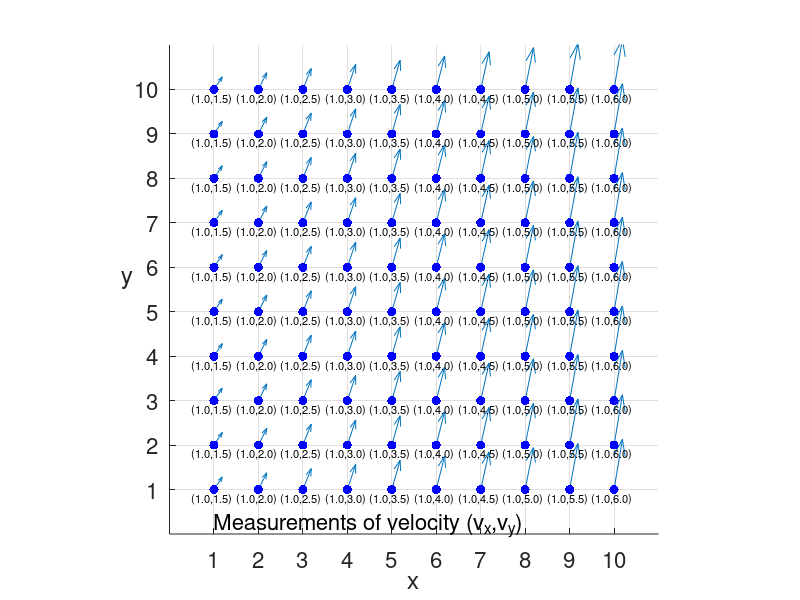
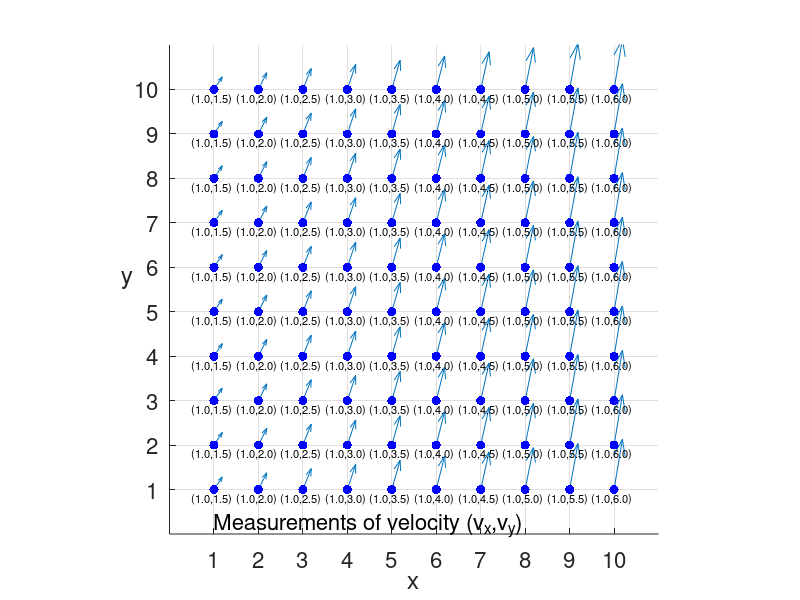

Write MATLAB code to recreate these figures, in order.
clear;
for i = 1:10
    for j = 1:10
        X(i,j) = j;
        Y(i,j) = i;
        U(i,j) = 1.0;
        V(i,j) = 1.0+j/2;
    end
end

% or
% [X,Y] = meshgrid([1:10],[1:10]);
% U = ones(size(X));
% V = 1+X/2;

figure(1);clf;hold on;
axis([0 11 0 11]); % Set axis wider than default
quiver(X,Y,U,V);

hold on;
for i = 1:10
    for j = 1:10
        text(j-0.5,i-0.2,[sprintf('(%.1f,%.1f)',U(i,j),V(i,j))],'Color','black','FontSize',8);
        plot(j,i,'b.','MarkerSize',20);
    end
end
text(1,0.2,'Measurements of velocity (v_x,v_y)','FontSize',16);
ylabel(gca, 'y','Rotation',0,'FontSize',16);
xlabel(gca,'x','FontSize',16);
axis square
set(gca,'XTick',[1:1:10])
set(gca,'YTick',[1:1:10])
grid on;
set(gca,'FontSize',16)

print -depsc vector_basics2_quiver.eps
print -dpng vector_basics2_quiver.png
